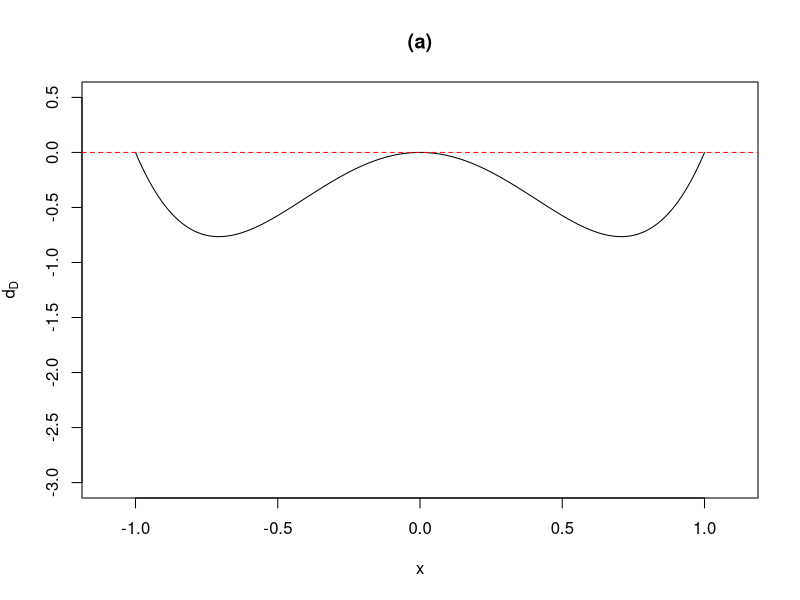

Write the R code that produced this figure.
# Compute D-optimal Design at optimal solution
# For polynomial Regression

# Nov 14 / 2017
# Author: Chi-Kuang Yeh
#########################################################

# sum(diag(A)) is equivalent to trace(A)
# direct sum = direct.sum( x, y )
# matrix.trace
# 
library("matrixcalc")
###
# Order of the polynomial model
q = 2;  t = 0.68;
# The optimal Solution
if(t <= 2/3){
  data_1 = c(-1,1, 0.5,0.5);
  xi = matrix( data_1,nrow = 2, ncol = length(data_1)/2, byrow = T);
}else{
  data_1 = c(-1,0,1, 1/(3*t),(3*t-2)/(3*t),1/(3*t));
  xi = matrix( data_1, nrow = 2, ncol = length(data_1)/2, byrow = T);
}
## Calculating g1,G2 at optimal
g1=matrix(0,nrow=2,ncol=1); G2=matrix(0,nrow=2,ncol=2);
for( i in 1:ncol(xi)){
  g1[1,1] = g1[1,1] + xi[2,i]*xi[1,i];      # wi*xi
  g1[2,1] = g1[2,1] + xi[2,i]*(xi[1,i])^2;  # wi*xi^2
  
  G2[1,1] = G2[1,1] + xi[2,i]*(xi[1,i])^2;  #wi*xi^2
  G2[1,2] = G2[1,2] + xi[2,i]*(xi[1,i])^3;  #wi*xi^3
  G2[2,1] = G2[2,1] + xi[2,i]*(xi[1,i])^3;  #wi*xi^3
  G2[2,2] = G2[2,2] + xi[2,i]*(xi[1,i])^4;  #wi*xi^4
}
B = rbind(cbind(1,sqrt(t)*t(g1)),cbind(sqrt(t)*g1,G2)) # Constructing the matrix B
# Calculate the partial derivative of the polynomial model
# With order q
# The answer is in as a column vector
ff = function(x){
  partial = matrix(0,nrow=q,ncol=1);
  for(i in 1:q){ partial[i,1] = x^i; }
  return(partial);
}
# Finally, Calculating the directioal derivative

dD = function(x){
  f = ff(x);
  M = rbind(cbind(1,sqrt(t)*t(f)),cbind(sqrt(t)*f,f%*%t(f)));
  return (matrix.trace(M%*%solve(B))-(q+1) );
}
x=seq(from= - 1,to= 1,by=0.001)
plot(x, sapply(x, dD),col="black",xlim=c(-1.10,1.10),ylim=c(-3,0.5),ylab=expression('d'["D"]),type="l")
title("(a)")
abline(h=0,col="red",lty="dashed")
